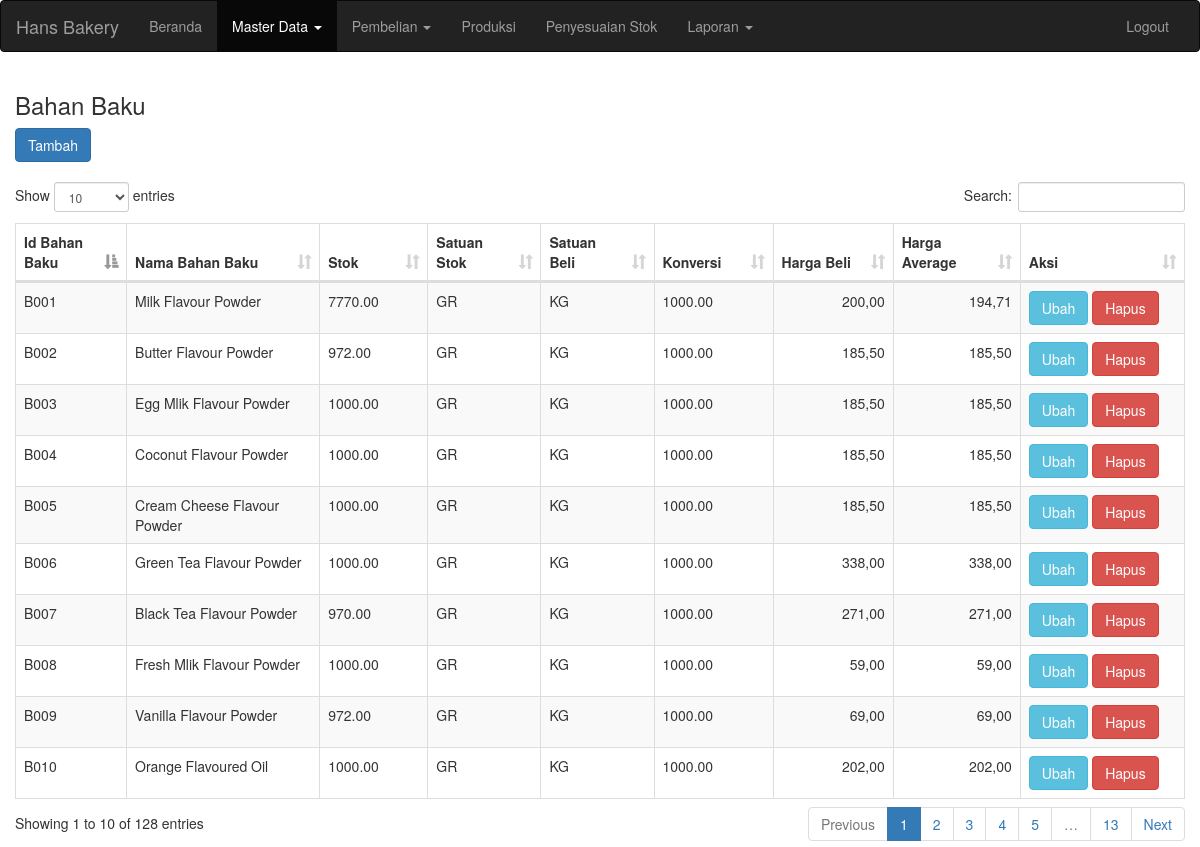
Page /bahan_baku.php (signed in) on the committed database.
### tables this page shows
CREATE TABLE `bahan_baku` (
  `id_bahan_baku` varchar(10) NOT NULL,
  `nama_bahan_baku` varchar(50) NOT NULL,
  `stok` decimal(10,2) NOT NULL,
  `satuan_stok` varchar(10) NOT NULL,
  `satuan_beli` varchar(10) NOT NULL,
  `konversi` decimal(10,2) NOT NULL,
  `harga_beli` decimal(18,2) NOT NULL,
  `harga_average` decimal(18,2) NOT NULL,
  PRIMARY KEY (`id_bahan_baku`),
  KEY `fk_satuan_stok` (`satuan_stok`),
  KEY `fk_satuan_beli` (`satuan_beli`),
  CONSTRAINT `fk_satuan_beli` FOREIGN KEY (`satuan_beli`) REFERENCES `satuan` (`id_satuan`),
  CONSTRAINT `fk_satuan_stok` FOREIGN KEY (`satuan_stok`) REFERENCES `satuan` (`id_satuan`)
);

### bahan_baku.php (the view, shortened to what this page needs)
<!doctype html>
<html lang="en">
<head>
	<?php include("head.php"); ?>
</head>
<body>
	<?php include("header.php"); ?>
	<div class="content container-fluid">
		<h3>Bahan Baku</h3>
		<a href="bahan_baku_tambah.php" class="btn btn-primary" >Tambah</a>
		<br/>
		<br/>
		<div >
			<table class="table table-bordered table-striped table-hover table-sort">
				<thead>
					<tr>
						<th style="width: 100px;">Id Bahan Baku</th>
						<th style="width: 250px;">Nama Bahan Baku</th>
						<th style="width: 100px;">Stok</th>
						<th style="width: 100px;">Satuan Stok</th>
						<th style="width: 100px;">Satuan Beli</th>
						<th style="width: 100px;">Konversi</th>
						<th style="width: 120px;">Harga Beli</th>
						<th style="width: 120px;">Harga Average</th>
						<th style="width: 200px;">Aksi</th>
					</tr>
				</thead>
				<?php
					$query = "select * from bahan_baku";
					$result = mysql_query($query);
					while($row = mysql_fetch_array($result))
					{
				?>
					<tr>
						<td><?php echo $row["id_bahan_baku"]; ?></td>
						<td><?php echo $row["nama_bahan_baku"]; ?></td>
						<td><?php echo $row["stok"]; ?></td>
						<td><?php echo $row["satuan_stok"]; ?></td>
						<td><?php echo $row["satuan_beli"]; ?></td>
						<td><?php echo $row["konversi"]; ?></td>
						<td style="text-align:right;"><?php echo number_format($row["harga_beli"],2,",","."); ?></td>
						<td style="text-align:right;"><?php echo number_format($row["harga_average"],2,",","."); ?></td>
						<td>
							<a href="bahan_baku_ubah.php?id_bahan_baku=<?php echo $row["id_bahan_baku"]; ?>" class="btn btn-info">Ubah</a>
							<a href="bahan_baku_hapus.php?id_bahan_baku=<?php echo $row["id_bahan_baku"]; ?>" class="btn btn-danger 	">Hapus</a>
						</td>
					</tr>
				<?php
					}
				?>
			</table>
		</div>
	</div>
</body>
</html>

### rows in the picture
bahan_baku: id_bahan_baku "B001", nama_bahan_baku "Milk Flavour Powder", stok "7770.00", satuan_stok "GR", satuan_beli "KG", konversi "1000.00", harga_beli "200,00", harga_average "194,71"
bahan_baku: id_bahan_baku "B002", nama_bahan_baku "Butter Flavour Powder", stok "972.00", satuan_stok "GR", satuan_beli "KG", konversi "1000.00", harga_beli "185,50", harga_average "185,50"
bahan_baku: id_bahan_baku "B003", nama_bahan_baku "Egg Mlik Flavour Powder", stok "1000.00", satuan_stok "GR", satuan_beli "KG", konversi "1000.00", harga_beli "185,50", harga_average "185,50"
bahan_baku: id_bahan_baku "B004", nama_bahan_baku "Coconut Flavour Powder", stok "1000.00", satuan_stok "GR", satuan_beli "KG", konversi "1000.00", harga_beli "185,50", harga_average "185,50"
bahan_baku: id_bahan_baku "B005", nama_bahan_baku "Cream Cheese Flavour Powder", stok "1000.00", satuan_stok "GR", satuan_beli "KG", konversi "1000.00", harga_beli "185,50", harga_average "185,50"
bahan_baku: id_bahan_baku "B006", nama_bahan_baku "Green Tea Flavour Powder", stok "1000.00", satuan_stok "GR", satuan_beli "KG", konversi "1000.00", harga_beli "338,00", harga_average "338,00"
bahan_baku: id_bahan_baku "B007", nama_bahan_baku "Black Tea Flavour Powder", stok "970.00", satuan_stok "GR", satuan_beli "KG", konversi "1000.00", harga_beli "271,00", harga_average "271,00"
bahan_baku: id_bahan_baku "B008", nama_bahan_baku "Fresh Mlik Flavour Powder", stok "1000.00", satuan_stok "GR", satuan_beli "KG", konversi "1000.00", harga_beli "59,00", harga_average "59,00"
bahan_baku: id_bahan_baku "B009", nama_bahan_baku "Vanilla Flavour Powder", stok "972.00", satuan_stok "GR", satuan_beli "KG", konversi "1000.00", harga_beli "69,00", harga_average "69,00"
bahan_baku: id_bahan_baku "B010", nama_bahan_baku "Orange Flavoured Oil", stok "1000.00", satuan_stok "GR", satuan_beli "KG", konversi "1000.00", harga_beli "202,00", harga_average "202,00"
